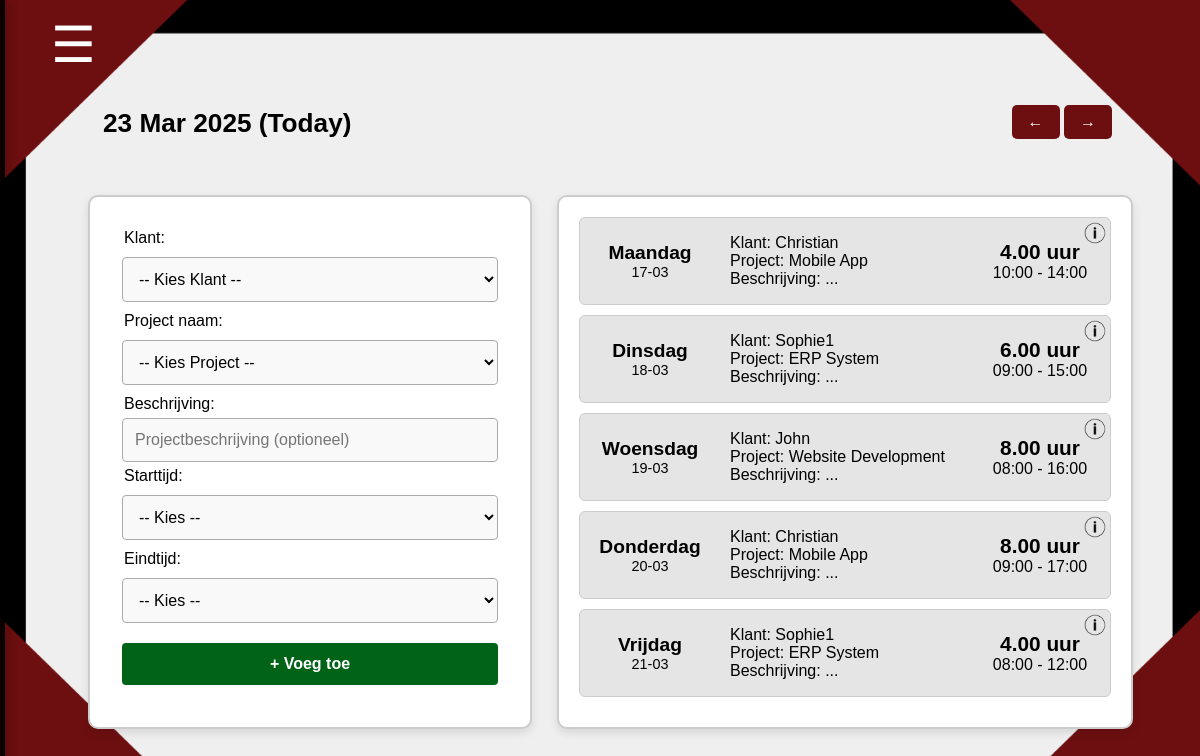
/uren-registreren.php (signed in), run on the app's committed database.
### tables this page shows
CREATE TABLE `hours` (
                         `hours_id` int(11) NOT NULL,
                         `user_id` int(11) NOT NULL DEFAULT 1,
                         `project_id` int(11) NOT NULL,
                         `date` date NOT NULL,
                         `start_hours` time NOT NULL,
                         `eind_hours` time NOT NULL,
                         `hours` decimal(4,2) NOT NULL CHECK (`hours` between 0 and 24),
                         `accord` enum('Pending','Approved','Rejected') NOT NULL DEFAULT 'Pending',
                         `contract_hours` decimal(6,2) DEFAULT NULL,
                         `beschrijving` varchar(255) DEFAULT NULL
);

CREATE TABLE `klant` (
                         `klant_id` int(11) NOT NULL,
                         `voornaam` varchar(255) NOT NULL,
                         `achternaam` varchar(255) NOT NULL,
                         `password` varchar(255) NOT NULL,
                         `role` varchar(50) NOT NULL DEFAULT 'klant',
                         `email` varchar(255) NOT NULL,
                         `telefoon` varchar(50) NOT NULL,
                         `bedrijfnaam` varchar(255) NOT NULL DEFAULT ''
);

CREATE TABLE `project` (
                           `project_id` int(11) NOT NULL,
                           `project_naam` varchar(255) NOT NULL,
                           `klant_id` int(11) NOT NULL,
                           `user_id` int(11) DEFAULT NULL,
                           `beschrijving` text NOT NULL,
                           `users` varchar(255) NOT NULL DEFAULT '',
                           `contract_uren` decimal(6,2) DEFAULT 0.00
);

### uren-registreren.php (the view, shortened to what this page needs)
<?php
require 'sidebar.php';
$weekOffset = $_SESSION['week_offset'] ?? 0;
$selectedDay = $_SESSION['selected_day'] ?? date('Y-m-d');
$currentWeekStart = date('Y-m-d', strtotime('monday this week') + ($weekOffset * 7 * 86400));
$currentWeekEnd = date('Y-m-d', strtotime('friday this week') + ($weekOffset * 7 * 86400));
$hoursQuery = "SELECT h.*, p.project_naam,
                      k.voornaam AS klant_voornaam, k.achternaam AS klant_achternaam,
                      u.name AS user_name, u.achternaam AS user_achternaam
               FROM hours h
               JOIN project p ON h.project_id = p.project_id
               JOIN klant k ON p.klant_id = k.klant_id
               JOIN users u ON h.user_id = u.user_id
               WHERE h.date BETWEEN :weekStart AND :weekEnd
               AND h.user_id = :user_id
               ORDER BY h.date ASC, h.start_hours ASC";
$hoursStmt = $pdo->prepare($hoursQuery);
$hoursStmt->execute([
    'weekStart' => $currentWeekStart,
    'weekEnd'   => $currentWeekEnd,
    'user_id'   => $_SESSION['user_id']
]);
$hoursRecords = $hoursStmt->fetchAll(PDO::FETCH_ASSOC);
$dutchDays = [
    'Monday' => 'Maandag',
    'Tuesday' => 'Dinsdag',
    'Wednesday' => 'Woensdag',
    'Thursday' => 'Donderdag',
    'Friday' => 'Vrijdag',
    'Saturday' => 'Zaterdag',
    'Sunday' => 'Zondag'
];
$groupedHours = [];
foreach ($hoursRecords as $record) {
    $todayDate = date('Y-m-d');
    $dayOfWeek = date('l', strtotime($record['date']));
    $dayOfWeekDUtch = $dutchDays[$dayOfWeek] ?? $dayOfWeek;
    $groupedHours[$dayOfWeekDUtch][] = $record;
}
?>
<!DOCTYPE html>
<html lang="nl">
<head>
  <link rel="stylesheet" href="css/uren-registreren.css">
</head>
<body>
<div class="bigbox">
  <div class="topheader">
    <div class="datum">
      <h3 id="date-today"><?php echo date('d M Y'); ?> (Today)</h3>
    </div>
    <div class="week-nav">
      <form method="POST" action="" style="display: inline;">
        <button type="submit" id="prev" title="Vorige week">&larr;</button>
      </form>
      <form method="POST" action="" style="display: inline;">
        <button type="submit" id="next" title="Volgende week">&rarr;</button>
      </form>
    </div>
  </div>
  <div class="wrapper">
    <div class="blok-1">
        <form id="urenForm" method="POST" action="" class="form-div">
            <li>Klant:</li>
            <select name="klant" class="small-input" onchange="this.form.submit()">
                <option value="">-- Kies Klant --</option>
            </select>
            <li>Project naam:</li>
            <select name="project" class="small-input">
                <option value="">-- Kies Project --</option>
            </select>
            <li>Beschrijving:</li>
            <input type="text" name="beschrijving" class="small-input" placeholder="Projectbeschrijving (optioneel)">
            <li>Starttijd:</li>
            <select name="begin">
                <option value="">-- Kies --</option>
            </select>
            <li>Eindtijd:</li>
            <select name="eind">
                <option value="">-- Kies --</option>
            </select>
            <button type="submit">+ Voeg toe</button>
        </form>
    </div>
      <div class="block-b">
          <div class="overzicht">
              <?php
              $dayOfWeekDUtch = ['Monday', 'Tuesday', 'Wednesday', 'Thursday', 'Friday'];
              foreach ($dayOfWeekDUtch as $dag):
                  $dagDatum = date('Y-m-d', strtotime($dag . ' this week') + ($weekOffset * 7 * 86400));
                  $dagRecords = $groupedHours[$dutchDays[$dag]] ?? [];
                  $isSelected = ($selectedDay === $dagDatum);
                  ?>
                  <form method="POST" action="" class="dag-uren-form">
                      <div class="dag <?= $isSelected ? 'selected' : ''; ?> <?= ($dagDatum === $todayDate) ? 'today-highlight' : ''; ?>" onclick="this.parentNode.submit();">
                          <div class="dag-info">
                              <span class="dagnaam"><?php echo $dutchDays[$dag];  ?></span>
                              <span class="datum-klein"><?php echo date('d-m', strtotime($dagDatum)); ?></span>
                          </div>
                          <?php if (!empty($dagRecords)): ?>
                              <?php foreach ($dagRecords as $record): ?>
                                  <div class="info">
                                      Klant: <?php echo $record['klant_voornaam'] ?><br>
                                      Project: <?php echo $record['project_naam']; ?><br>
                                      Beschrijving: ...
                                  </div>
                                  <div class="tijd">
                                      <span class="uren-dik"><?php echo $record['hours']; ?> uur</span><br>
                                      <?php echo date('H:i', strtotime($record['start_hours'])); ?> - <?php echo date('H:i', strtotime($record['eind_hours'])); ?>
                                  </div>
                              <?php endforeach; ?>
                          <?php else: ?>
                              <p class="geen-uren-bericht">Geen uren ingevoerd voor <?php echo $dutchDays[$dag];  ?>.</p>
                          <?php endif; ?>
                      </div>
                      <div class="info-png-div">
                          <a href="javascript:void(0);" data-date="<?= urlencode($dagDatum); ?>" class="info-icon">
                              <img src="<?= $isSelected ? 'img/info-icon-white.png' : 'img/info-icon.png'; ?>" alt="Info Icon" class="info-icon" title="Meer info">
                          </a>
                      </div>
                  </form>
              <?php endforeach; ?>
          </div>
      </div>
  </div>
</div>
</body>
</html>

### css/uren-registreren.css (style rules this page uses)
body { background-image: url("../img/achtergrond(nieuw).png"); background-size: 100% 100%; font-family: sans-serif; margin: 0; padding: 0; display: flex; justify-content: center; align-items: center; min-height: 100vh; }
.bigbox { width: 100%; max-width: 1024px; }
.topheader { position: relative; width: 100%; padding: 10px 15px; }
.datum { font-size: 1.4em; font-weight: bold; }
.week-nav { position: absolute; right: 30px; top: 34px; }
.week-nav button { background: #6D0F10; color: white; padding: 8px 16px; border: none; cursor: pointer; border-radius: 5px; font-size: 1em; transition: 0.3s, transform 0.2s; }
.wrapper { display: flex; justify-content: space-between; align-items: stretch; gap: 25px; margin-top: 20px; }
.blok-1 { display: flex; align-items: center; background: white; padding: 20px; border-radius: 10px; box-shadow: 0px 4px 10px rgba(0, 0, 0, 0.1); border: 2px solid #ccc; flex-shrink: 0; }
.blok-1 select, .blok-1 button { padding: 12px; font-size: 1em; border: 1px solid #aaa; border-radius: 4px; background: #f9f9f9; transition: border 0.3s; width: calc(100% - 24px); margin: 10px auto; }
.blok-1 input { padding: 12px; font-size: 1em; border: 1px solid #aaa; border-radius: 4px; background: #f9f9f9; transition: border 0.3s; width: calc(100% - 50px); margin: 5px auto; }
.blok-1 button { background: #006317; color: white; font-weight: bold; cursor: pointer; border: none; transition: 0.3s, transform 0.2s; }
.block-b { flex: 1; background: white; padding: 20px; border-radius: 10px; box-shadow: 0px 4px 10px rgba(0, 0, 0, 0.1); border: 2px solid #ccc; flex-shrink: 0; }
.dag { display: flex; justify-content: space-between; align-items: center; background: #e5e5e5; padding: 15px; height: 66px; border-radius: 6px; margin-bottom: 15px; transition: 0.3s; }
.dag-info { display: flex; flex-direction: column; align-items: center; min-width: 120px; }
.dagnaam { font-size: 1.2em; font-weight: bold; }
.datum-klein { font-size: 0.9em; }
.dag { cursor: pointer; border: 1px solid #ccc; padding: 10px; margin-bottom: 10px; }
.info { flex: 1; padding-left: 20px; min-width: 250px; font-size: 1em; }
.tijd { text-align: center; min-width: 120px; }
.uren-dik { font-weight: bold; font-size: 1.3em; }
li { text-align: start; list-style: none; position: relative; left: 14px; }
.form-div { text-align: center; width: 400px; }
.dag-uren-form { position: relative; }
.info-png-div { position: absolute; right: -5px; top: 5px; }
.info-png-div img { height: 22px; padding-right: 10px; }

### data on the page
hours: klant.voornaam "Christian", project.project_naam "Mobile App", hours "4.00", start_hours "10:00", eind_hours "14:00"
hours: klant.voornaam "Sophie1", project.project_naam "ERP System", hours "6.00", start_hours "09:00", eind_hours "15:00"
hours: klant.voornaam "John", project.project_naam "Website Development", hours "8.00", start_hours "08:00", eind_hours "16:00"
hours: klant.voornaam "Christian", project.project_naam "Mobile App", hours "8.00", start_hours "09:00", eind_hours "17:00"
hours: klant.voornaam "Sophie1", project.project_naam "ERP System", hours "4.00", start_hours "08:00", eind_hours "12:00"

### other printed values
$dutchDays[$dag] "Maandag"
date('d-m', strtotime($dagDatum)) "17-03"
$dutchDays[$dag] "Dinsdag"
date('d-m', strtotime($dagDatum)) "18-03"
$dutchDays[$dag] "Woensdag"
date('d-m', strtotime($dagDatum)) "19-03"
$dutchDays[$dag] "Donderdag"
date('d-m', strtotime($dagDatum)) "20-03"
$dutchDays[$dag] "Vrijdag"
date('d-m', strtotime($dagDatum)) "21-03"
